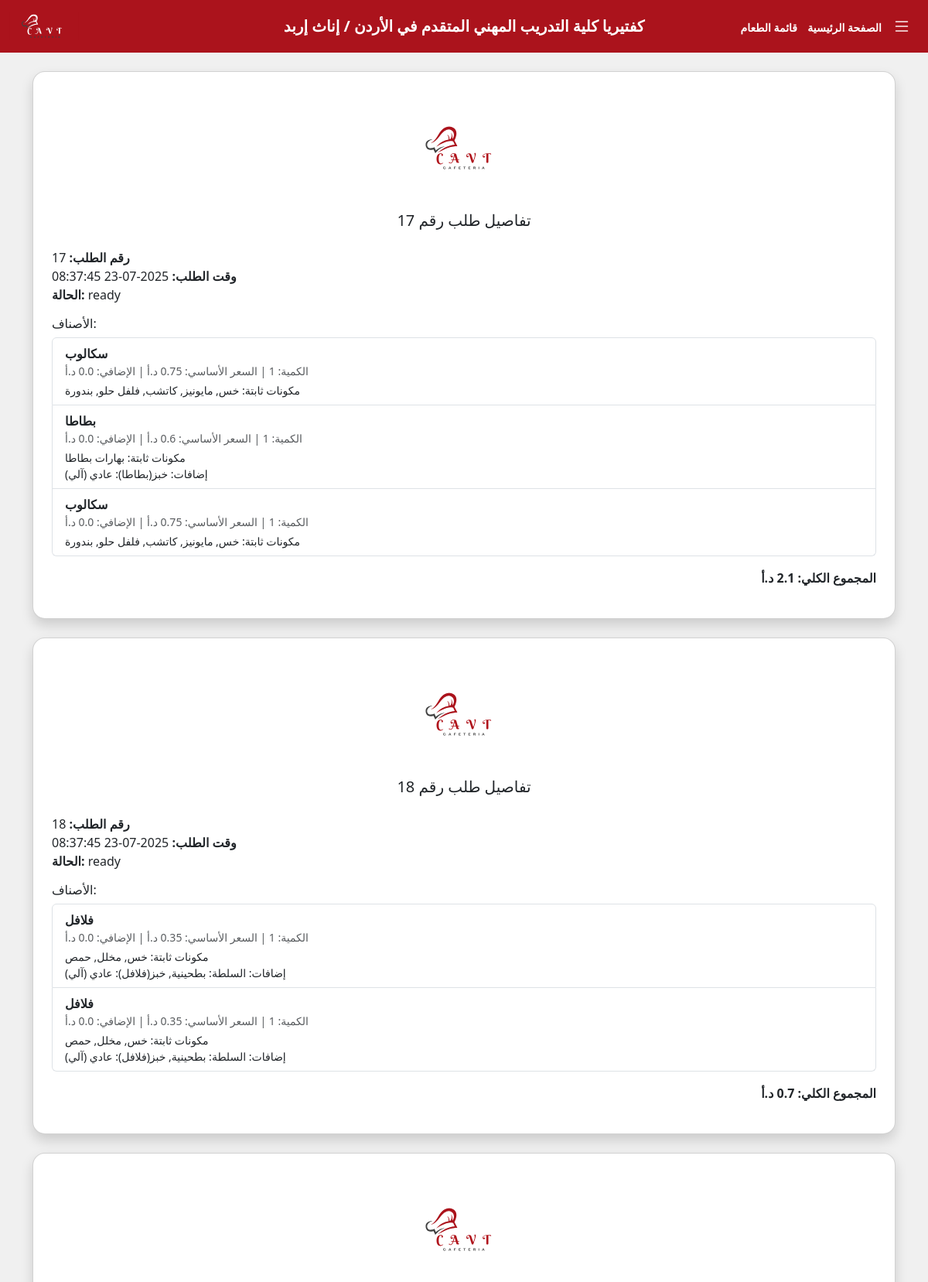
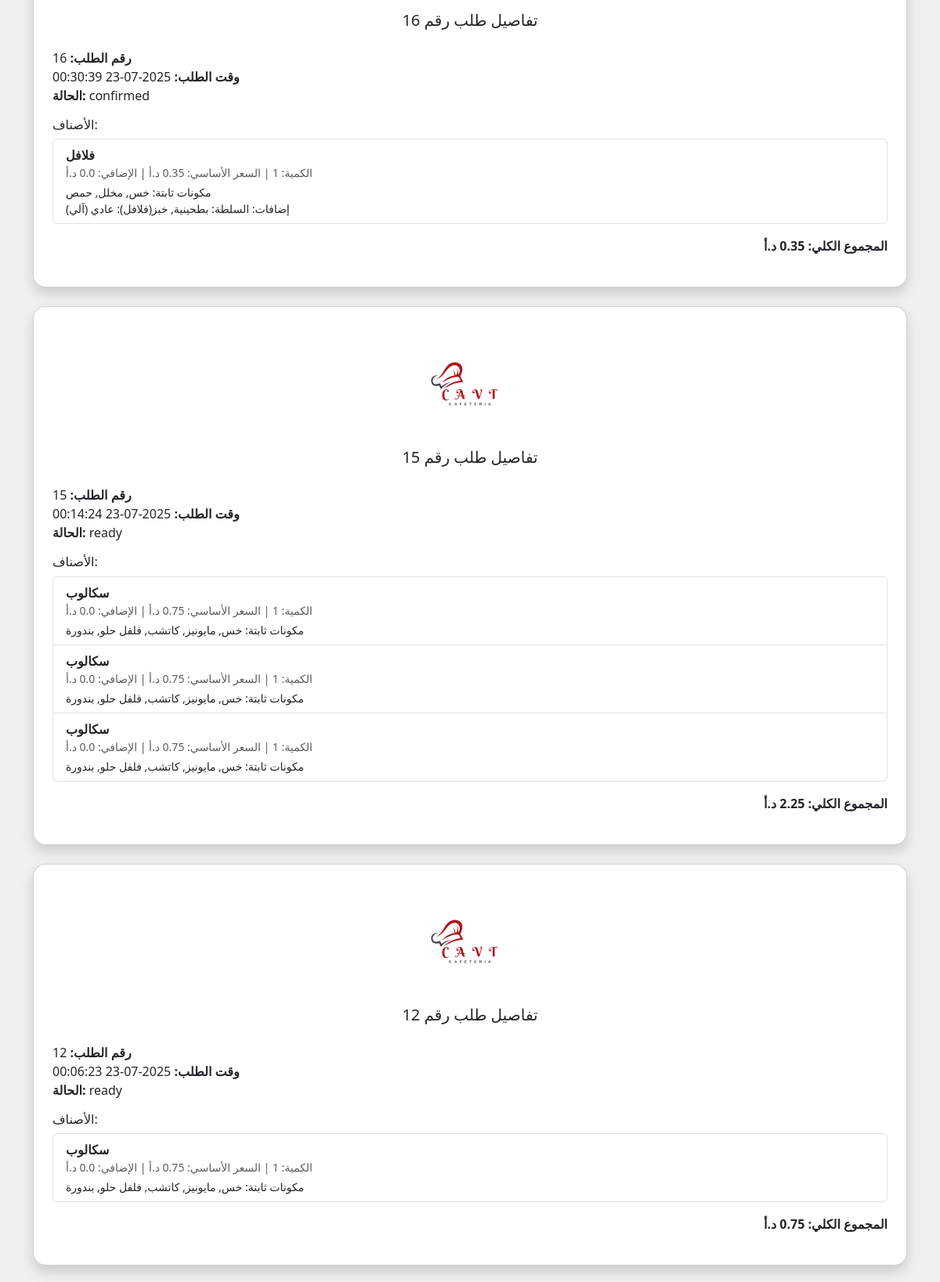
/order_waiting/11 (signed in, upper part), run on the app's committed database (2 pictures, top to bottom).
### tables this page shows
CREATE TABLE "orders" (
	"id"	INTEGER,
	"user_id"	INTEGER NOT NULL,
	"order_time"	DATETIME NOT NULL DEFAULT CURRENT_TIMESTAMP,
	"status"	TEXT NOT NULL DEFAULT 'pending',
	PRIMARY KEY("id" AUTOINCREMENT),
	FOREIGN KEY("user_id") REFERENCES "User"("id") ON DELETE CASCADE
);

CREATE TABLE "order_details" (
	"id"	INTEGER,
	"order_id"	INTEGER NOT NULL,
	"item_id"	INTEGER NOT NULL,
	"quantity"	INTEGER DEFAULT 1,
	"base_price"	REAL NOT NULL,
	"extra_price"	REAL DEFAULT 0,
	"details_json"	TEXT,
	PRIMARY KEY("id" AUTOINCREMENT),
	FOREIGN KEY("item_id") REFERENCES "MenuItem"("id") ON DELETE CASCADE,
	FOREIGN KEY("order_id") REFERENCES "orders"("id") ON DELETE CASCADE
);

CREATE TABLE "MenuItem" (
	"id"	INTEGER,
	"name"	TEXT NOT NULL,
	"price"	REAL NOT NULL,
	"category_id"	INTEGER NOT NULL,
	"image"	TEXT DEFAULT 'image/default.jpg',
	PRIMARY KEY("id" AUTOINCREMENT),
	FOREIGN KEY("category_id") REFERENCES "category"("id") ON DELETE CASCADE
);

### temp.py (the view)
@app.route('/order_waiting/<int:order_id>')
@login_required
def order_waiting(order_id):
    conn = get_db_connection()
    selected_order = conn.execute('SELECT * FROM orders WHERE id = ?', (order_id,)).fetchone()
    if not selected_order:
        conn.close()
        flash("🚫 لم يتم العثور على الطلب.")
        return redirect(url_for('home'))
    order_date = selected_order['order_time'].split(" ")[0]  # جزء التاريخ فقط
    user_id = session.get('user_id')
    orders = conn.execute('''
        SELECT id, order_time, status
        FROM orders
        WHERE user_id = ? AND DATE(order_time) = ?
        ORDER BY order_time DESC
    ''', (user_id, order_date)).fetchall()
    all_orders = []
    for order in orders:
        order_id = order['id']
        rows = conn.execute('''
            SELECT od.quantity, od.base_price, od.extra_price, od.details_json,
                   m.name AS item_name
            FROM order_details od
            JOIN MenuItem m ON od.item_id = m.id
            WHERE od.order_id = ?
        ''', (order_id,)).fetchall()
        order_items = []
        total = 0
        for row in rows:
            details = json.loads(row['details_json']) if row['details_json'] else {}
            fixed_ingredients = details.get('fixed_ingredients', [])
            custom_options = details.get('custom_options', [])
            notes = details.get('notes', '')
            total_price = row['base_price'] + row['extra_price']
            total += total_price * row['quantity']
            order_items.append({
                'item_name': row['item_name'],
                'quantity': row['quantity'],
                'base_price': row['base_price'],
                'extra_price': row['extra_price'],
                'fixed_ingredients': fixed_ingredients,
                'custom_options': custom_options,
                'notes': notes
            })
        all_orders.append({
            'id': order['id'],
            'order_time': order['order_time'],
            'status': order['status'],
            'items': order_items,
            'total': round(total, 2)
        })
    conn.close()
    return render_template('order_confirmed.html', orders=all_orders)

### database.py (called while the page is built)
def get_db_connection():
    conn = sqlite3.connect("college_users.db")
    conn.row_factory = sqlite3.Row  # بترجع النتائج كـ dict
    return conn

### temp.py (called while the page is built)
def login_required(f):
    @wraps(f)
    def decorated_function(*args, **kwargs):
        if 'user_id' not in session:
            flash('يجب تسجيل الدخول أولاً')
            return redirect(url_for('login'))
        return f(*args, **kwargs)
    return decorated_function

### templates/order_confirmed.html (shortened to what this page needs)
{% extends 'navbar.html' %}
{% block body %}
<div class="container py-4">
  {% for order in orders %}
  <div class="card shadow p-4 mb-4 rounded-4">
    <div class="text-center mb-3">
      <img src="{{ url_for('static', filename='image/CAVT_logo.svg') }}" alt="شعار الكلية" class="rounded" width="140">
    </div>
    <h5 class="text-center mb-4">تفاصيل طلب رقم {{ order['id'] }}</h5>
    <div class="mb-3">
      <strong>رقم الطلب:</strong> {{ order['id'] }}<br>
      <strong>وقت الطلب:</strong> {{ order['order_time'] }}<br>
      <strong>الحالة:</strong> {{ order['status'] }}
    </div>
    <div class="mb-3">
      <h6>الأصناف:</h6>
      <ul class="list-group">
        {% for item in order['items'] %}
        <li class="list-group-item d-flex flex-column">
          <div><strong>{{ item.item_name }}</strong></div>
          <div class="small text-muted">
            الكمية: {{ item.quantity }} | السعر الأساسي: {{ item.base_price }} د.أ | الإضافي: {{ item.extra_price }} د.أ
          </div>
          {% if item.fixed_ingredients or item.custom_options or item.notes %}
          <div class="small mt-1">
            {% if item.fixed_ingredients %}
            <div>مكونات ثابتة: {{ item.fixed_ingredients|join(', ') }}</div>
            {% endif %}
            {% if item.custom_options %}
            <div>
              إضافات:
              {% for opt in item.custom_options %}
              {{ opt.ingredient_name }}: {{ opt.option_name }}{% if not loop.last %}, {% endif %}
              {% endfor %}
            </div>
            {% endif %}
          </div>
          {% endif %}
        </li>
        {% endfor %}
      </ul>
    </div>
    <div class="mb-3 text-end">
      <strong>المجموع الكلي: {{ order.total }} د.أ</strong>
    </div>
  </div>
  {% endfor %}
</div>
{% endblock %}

### static/style.css (style rules this page uses)
body { font-family: "Segoe UI", Tahoma, Geneva, Verdana, sans-serif; user-select: none; }
.background-color-f0f0f0 { background-color: #f0f0f0 !important; }
.card { animation: fadeIn 0.8s ease-in-out; }

### data on the page
orders: id "17", order_time "2025-07-23 08:37:45", status "ready"
order_details: item_name "سكالوب", base_price "0.75", extra_price "0.0", fixed_ingredients "خس, مايونيز, كاتشب, فلفل حلو, بندورة"
order_details: item_name "بطاطا", base_price "0.6", extra_price "0.0", fixed_ingredients "بهارات بطاطا", ingredient_name "خبز(بطاطا)", option_name "عادي (آلي)"
order_details: item_name "سكالوب", base_price "0.75", extra_price "0.0", fixed_ingredients "خس, مايونيز, كاتشب, فلفل حلو, بندورة"
orders: id "18", order_time "2025-07-23 08:37:45", status "ready"
order_details: item_name "فلافل", base_price "0.35", extra_price "0.0", fixed_ingredients "خس, مخلل, حمص", ingredient_name "السلطة" "خبز(فلافل)", option_name "بطحينية" "عادي (آلي)"
order_details: item_name "فلافل", base_price "0.35", extra_price "0.0", fixed_ingredients "خس, مخلل, حمص", ingredient_name "السلطة" "خبز(فلافل)", option_name "بطحينية" "عادي (آلي)"
orders: id "16", order_time "2025-07-23 00:30:39", status "confirmed", total "0.35"
order_details: item_name "فلافل", base_price "0.35", extra_price "0.0", fixed_ingredients "خس, مخلل, حمص", ingredient_name "السلطة" "خبز(فلافل)", option_name "بطحينية" "عادي (آلي)"
orders: id "15", order_time "2025-07-23 00:14:24", status "ready", total "2.25"
order_details: item_name "سكالوب", base_price "0.75", extra_price "0.0", fixed_ingredients "خس, مايونيز, كاتشب, فلفل حلو, بندورة"
order_details: item_name "سكالوب", base_price "0.75", extra_price "0.0", fixed_ingredients "خس, مايونيز, كاتشب, فلفل حلو, بندورة"
order_details: item_name "سكالوب", base_price "0.75", extra_price "0.0", fixed_ingredients "خس, مايونيز, كاتشب, فلفل حلو, بندورة"
orders: id "12", order_time "2025-07-23 00:06:23", status "ready", total "0.75"
order_details: item_name "سكالوب", base_price "0.75", extra_price "0.0", fixed_ingredients "خس, مايونيز, كاتشب, فلفل حلو, بندورة"
